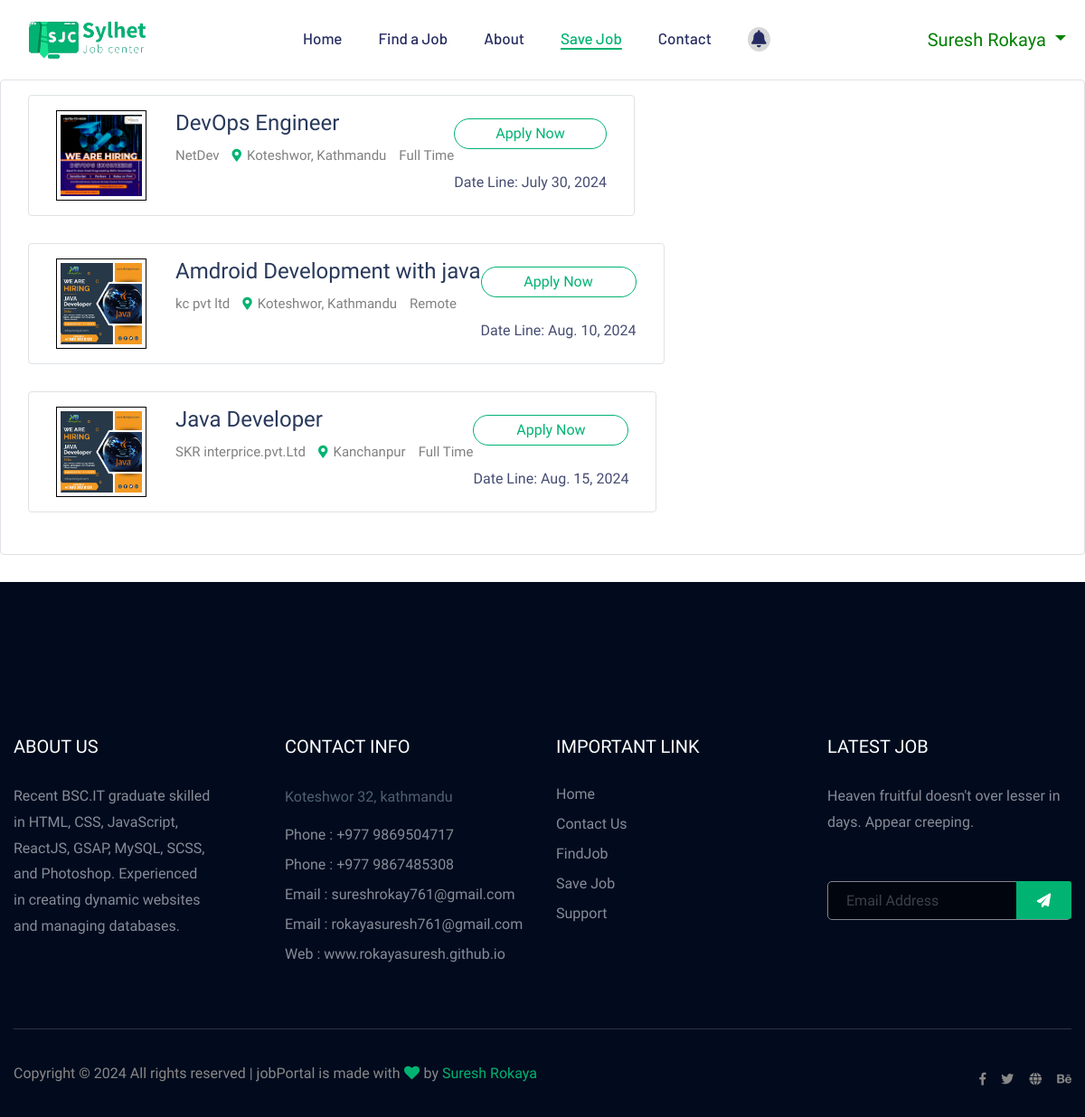
/saved_jobs/ (signed in), run on the app's committed database.
### job/models.py (models this page shows, shortened)
class Job(models.Model):
    employers = models.ForeignKey('Employers', on_delete=models.CASCADE)
    vacency = models.IntegerField(null=True)
    end_date = models.DateField()
    title = models.CharField(max_length=200)
    salary = models.CharField(max_length=30)
    image = models.ImageField(upload_to='job')
    des = models.CharField(max_length=400)
    location = models.CharField(max_length=150)
    skills = models.CharField(max_length=200)
    creationdate = models.DateField(auto_now_add=True)
    job_type = models.ForeignKey('Job_type', on_delete=models.CASCADE, null=True)
    experiences = models.ForeignKey('Experience', on_delete=models.CASCADE, null=True)

class Employers(models.Model):
    user=models.ForeignKey(User, on_delete=models.CASCADE)
    company=models.CharField(max_length=200, null=True)
    company_des=models.CharField(max_length=400, null=True)
    mobile=models.CharField(max_length=15, null= True)
    image=models.ImageField(null=True, upload_to='user_profile')
    web=models.CharField(max_length=100, null=True)
    is_employer = models.BooleanField(default=False)
    status=models.CharField(max_length=20, null=True)

class Job_type(models.Model):
    job_type = models.CharField(max_length=200)

### job/views/jobseeker.py (the view)
# urls.py: path('saved_jobs/', saved_jobs_view, name='saved_jobs_view'),
def saved_jobs_view(request):
    user_profile, created = UserProfile.objects.get_or_create(user=request.user)
    saved_jobs = user_profile.saved_jobs.all()
    return render(request, 'main/laterlist.html', {
        'saved_jobs': saved_jobs
    })

### job/views/jobseeker.py (called while the page is built)
def notification_count(request):
    if request.user.is_authenticated:
        return {'notification_count': Notification.objects.filter(user=request.user, is_read=False).count()}
    return {'notification_count': 0}

### job/templates/main/laterlist.html (shortened to what this page needs)
{% extends 'base/base.html' %}
{% load static %}
{% block content %}
<div class="single-job-items mb-30 border rounded">
    {% if saved_jobs%}
    {% for i in saved_jobs %}
    <div class="single-job-items mb-30 border rounded">
        <div class="job-items">
            <div class="company-img">
                <a href="#"><img src="{{i.image.url}}" alt="" width="100" height="100"
                        style="border: 1px solid black; padding: 4px;"></a>
            </div>
            <div class="job-tittle job-tittle2">
                <a href="#">
                    <h4>{{i.title}}</h4>
                </a>
                <ul>
                    <li>{{i.employers.company}}</li>
                    <li><i class="fas fa-map-marker-alt"></i>{{i.location}}</li>
                    <li>{{i.job_type.job_type}}</li>
                </ul>
            </div>
        </div>
        <div class="items-link items-link2 f-right">
            {% if i.id in list %}
            <a href="">Applied</a>
            {% else %}
            <a href="{% url 'job_details' i.id %}">Apply Now</a>
            {% endif %}
            <span>Date Line: {{ i.end_date }}</span>
        </div>
    </div>
    {% endfor %}
    {% else %}
    <p style=" margin: auto;" class="text-center">no reference yet !!</p>
    {% endif %}
</div>
{% endblock %}

### job/templates/base/header.html (shortened to what this page needs)
  {% load static %}
    <header>
        <div class="header-area header-transparent">
            <div class="header-top header-sticky">
                <div class="container">
                    <div class="row align-items-center">
                        <div class="col-lg-3 col-md-2">
                            <div class="logo">
                                <a href="{% url 'home' %}"><img src="{% static 'assets/img/logo/jobbannerimage.png' %}" height="80" alt=""></a>
                            </div>
                        </div>
                        <div class="col-lg-9 col-md-9">
                            <div class="menu-wrapper">
                                <div class="main-menu">
                                    <nav class="d-none d-lg-block" >
                                        <ul id="navigation" class="navbar-nav me-auto mb-2 mb-lg-0" style="display: flex; flex-direction: row;">
                                            <li class="nav-item"><a class="nav-link  {% if request.path == '/' %}active{% endif %}" href="{% url 'home' %}">Home</a></li>
                                            <li class="nav-item"><a class="nav-link {% if request.path == '/job/' %}active{% endif %}" href="{% url 'job' %}">Find a Job</a></li>
                                            <li class="nav-item"><a class="nav-link {% if request.path == '/about/' %}active{% endif %}" href="{% url 'about' %}">About</a></li>
                                            {% if user.is_authenticated %}
                                            <li class="nav-item"><a class="nav-link {% if request.path == '/saved_jobs/' %}active{% endif %}" href="{% url 'saved_jobs_view' %}">Save Job</a></li>
                                            {% endif %}
                                            <li class="nav-item"><a class="nav-link {% if request.path == '/contact/' %}active{% endif %}" href="{% url 'contact' %}">Contact</a></li>
                                            <li class="nav-item notification">
                                                {% if user.is_authenticated %}
                                                <a class="nav-link" href="{% url 'notifications' %}">
                                                    <i class="fa-solid fa-bell"></i>
                                                </a>
                                                {% endif %}
                                            </li>
                                        </ul>
                                    </nav>
                                </div>
                                {% if request.user.is_authenticated %}
                                <div class="header-btn d-none f-right d-lg-block">
                                    <div class="btn-group">
                                        <button type="button" class="dropdown-toggle"
                                            data-bs-toggle="dropdown" aria-expanded="false">
                                            {{ user.first_name }} {{user.last_name}}
                                        </button>
                                    </div>
                                </div>
                                {% endif %}
                            </div>
                        </div>
                        <div class="col-12">
                        </div>
                    </div>
                </div>
            </div>
        </div>
    </header>

### job/templates/base/header.html (style rules this page uses)
#navigation li a { display: flex; align-items: center !important; text-decoration: none; font-size: 17px; }
.notification { display: flex; justify-content: center; flex-direction: row; }
.notification a i { font-size: 19px; background-color: rgb(215, 216, 215); padding: 4px; border-radius: 50%; }
a { text-decoration: none; }
.dropdown-toggle { font-size: 20px; color: green; background-color: transparent; border: none; }
.active { color: #00b372 !important; text-decoration: underline !important; text-underline-offset: 4px; text-decoration-thickness: 2.3px !important; transition-duration: 2s; }

### data on the page
Job: image (picture), title "DevOps Engineer", employers.company "NetDev", location "Koteshwor, Kathmandu", job_type.job_type "Full Time", shows "Apply Now", end_date "July 30, 2024"
Job: image (picture), title "Amdroid Development with java", employers.company "kc pvt ltd", location "Koteshwor, Kathmandu", job_type.job_type "Remote", shows "Apply Now", end_date "Aug. 10, 2024"
Job: image (picture), title "Java Developer", employers.company "SKR interprice.pvt.Ltd", location "Kanchanpur", job_type.job_type "Full Time", shows "Apply Now", end_date "Aug. 15, 2024"

### other printed values
{{ user.first_name }} "Suresh"
{{ user.last_name }} "Rokaya"
